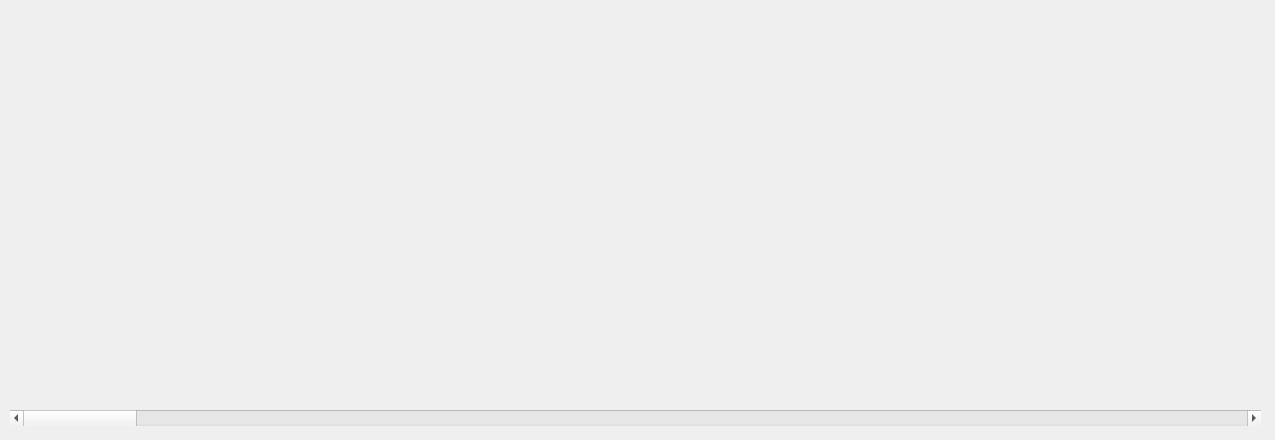
<?xml version="1.0" encoding="UTF-8"?>
<ui version="4.0">
 <class>Histogram</class>
 <widget class="QDialog" name="Histogram">
  <property name="geometry">
   <rect>
    <x>0</x>
    <y>0</y>
    <width>1275</width>
    <height>440</height>
   </rect>
  </property>
  <property name="minimumSize">
   <size>
    <width>1275</width>
    <height>440</height>
   </size>
  </property>
  <property name="maximumSize">
   <size>
    <width>1275</width>
    <height>440</height>
   </size>
  </property>
  <property name="windowTitle">
   <string>Гистограмма</string>
  </property>
  <widget class="QCustomPlot" name="histogram" native="true">
   <property name="geometry">
    <rect>
     <x>10</x>
     <y>10</y>
     <width>1251</width>
     <height>391</height>
    </rect>
   </property>
   <property name="sizePolicy">
    <sizepolicy hsizetype="Preferred" vsizetype="Preferred">
     <horstretch>0</horstretch>
     <verstretch>0</verstretch>
    </sizepolicy>
   </property>
   <widget class="QLabel" name="label_8">
    <property name="geometry">
     <rect>
      <x>1170</x>
      <y>0</y>
      <width>81</width>
      <height>41</height>
     </rect>
    </property>
    <property name="text">
     <string>&lt;html&gt;&lt;head/&gt;&lt;body&gt;&lt;p&gt;&lt;img src=&quot;:/new/prefix1/img/PD.png&quot;/&gt;&lt;/p&gt;&lt;/body&gt;&lt;/html&gt;</string>
    </property>
   </widget>
  </widget>
  <widget class="QScrollBar" name="horizontalScrollBar">
   <property name="geometry">
    <rect>
     <x>10</x>
     <y>410</y>
     <width>1251</width>
     <height>16</height>
    </rect>
   </property>
   <property name="orientation">
    <enum>Qt::Horizontal</enum>
   </property>
  </widget>
 </widget>
 <customwidgets>
  <customwidget>
   <class>QCustomPlot</class>
   <extends>QWidget</extends>
   <header>../../qcustomplot.h</header>
   <container>1</container>
  </customwidget>
 </customwidgets>
 <resources/>
 <connections/>
</ui>
